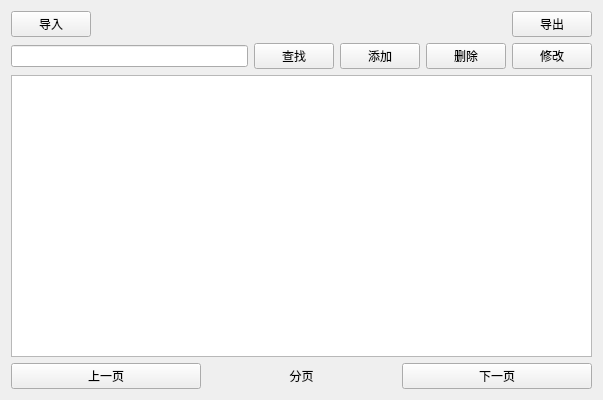
<?xml version="1.0" encoding="UTF-8"?>
<ui version="4.0">
 <class>ReCord</class>
 <widget class="QWidget" name="ReCord">
  <property name="geometry">
   <rect>
    <x>0</x>
    <y>0</y>
    <width>603</width>
    <height>400</height>
   </rect>
  </property>
  <property name="windowTitle">
   <string>记录</string>
  </property>
  <layout class="QVBoxLayout" name="verticalLayout">
   <item>
    <layout class="QHBoxLayout" name="horizontalLayout_2">
     <item>
      <widget class="QPushButton" name="btImport">
       <property name="text">
        <string>导入</string>
       </property>
      </widget>
     </item>
     <item>
      <spacer name="horizontalSpacer">
       <property name="orientation">
        <enum>Qt::Orientation::Horizontal</enum>
       </property>
       <property name="sizeHint" stdset="0">
        <size>
         <width>40</width>
         <height>20</height>
        </size>
       </property>
      </spacer>
     </item>
     <item>
      <widget class="QPushButton" name="btExport">
       <property name="text">
        <string>导出</string>
       </property>
      </widget>
     </item>
    </layout>
   </item>
   <item>
    <layout class="QHBoxLayout" name="horizontalLayout">
     <item>
      <widget class="QLineEdit" name="txtSearch">
       <property name="placeholderText">
        <string/>
       </property>
      </widget>
     </item>
     <item>
      <widget class="QPushButton" name="btSearch">
       <property name="text">
        <string>查找</string>
       </property>
       <property name="icon">
        <iconset resource="lab3.qrc">
         <normaloff>:/image/search.png</normaloff>:/image/search.png</iconset>
       </property>
      </widget>
     </item>
     <item>
      <widget class="QPushButton" name="btAdd">
       <property name="text">
        <string>添加</string>
       </property>
       <property name="icon">
        <iconset resource="lab3.qrc">
         <normaloff>:/image/new.png</normaloff>:/image/new.png</iconset>
       </property>
      </widget>
     </item>
     <item>
      <widget class="QPushButton" name="btDelet">
       <property name="text">
        <string>删除</string>
       </property>
       <property name="icon">
        <iconset resource="lab3.qrc">
         <normaloff>:/image/delet.png</normaloff>:/image/delet.png</iconset>
       </property>
      </widget>
     </item>
     <item>
      <widget class="QPushButton" name="btEdit">
       <property name="text">
        <string>修改</string>
       </property>
       <property name="icon">
        <iconset resource="lab3.qrc">
         <normaloff>:/image/edit.png</normaloff>:/image/edit.png</iconset>
       </property>
      </widget>
     </item>
    </layout>
   </item>
   <item>
    <widget class="QTableView" name="tableView"/>
   </item>
   <item>
    <layout class="QHBoxLayout" name="horizontalLayout_3">
     <item>
      <widget class="QPushButton" name="btnPrevious">
       <property name="text">
        <string>上一页</string>
       </property>
      </widget>
     </item>
     <item>
      <widget class="QLabel" name="lblPageInfo">
       <property name="text">
        <string>分页</string>
       </property>
       <property name="textFormat">
        <enum>Qt::TextFormat::AutoText</enum>
       </property>
       <property name="alignment">
        <set>Qt::AlignmentFlag::AlignCenter</set>
       </property>
      </widget>
     </item>
     <item>
      <widget class="QPushButton" name="btnNext">
       <property name="text">
        <string>下一页</string>
       </property>
      </widget>
     </item>
    </layout>
   </item>
  </layout>
 </widget>
 <resources>
  <include location="lab3.qrc"/>
 </resources>
 <connections/>
</ui>
